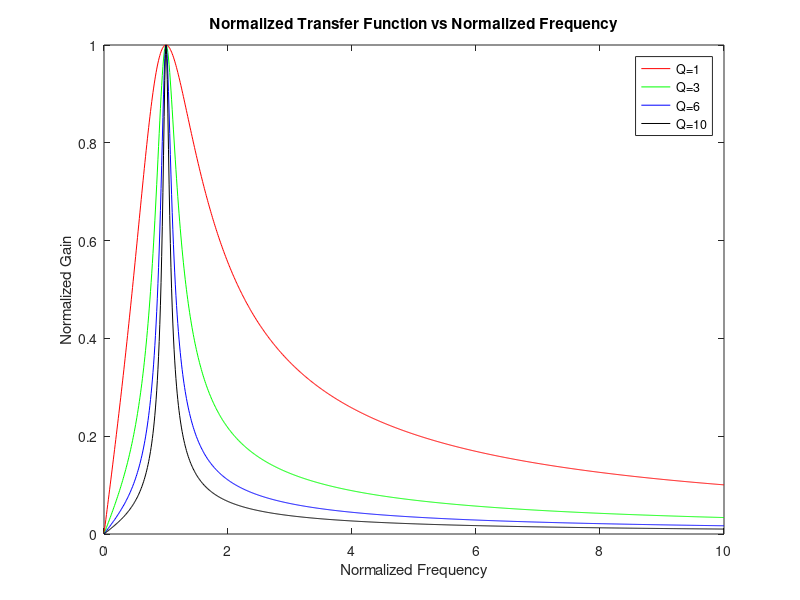

MATLAB code to generate this figure:
clear; close all;
w = 0:.01:10; % normalized freq
Q = [1 3 6 10];
rgb = 'rgbk';
A = zeros(length(Q),length(w));
for (i = 1:length(Q));
    A(i,:) = abs(1./(1+1i*Q(i)*(w-w.^-1)));
    plot(w,A(i,:),rgb(i));
    hold on;
end
title('Normalized Transfer Function vs Normalized Frequency');
xlabel('Normalized Frequency'); ylabel('Normalized Gain');
legend('Q=1','Q=3','Q=6','Q=10');
